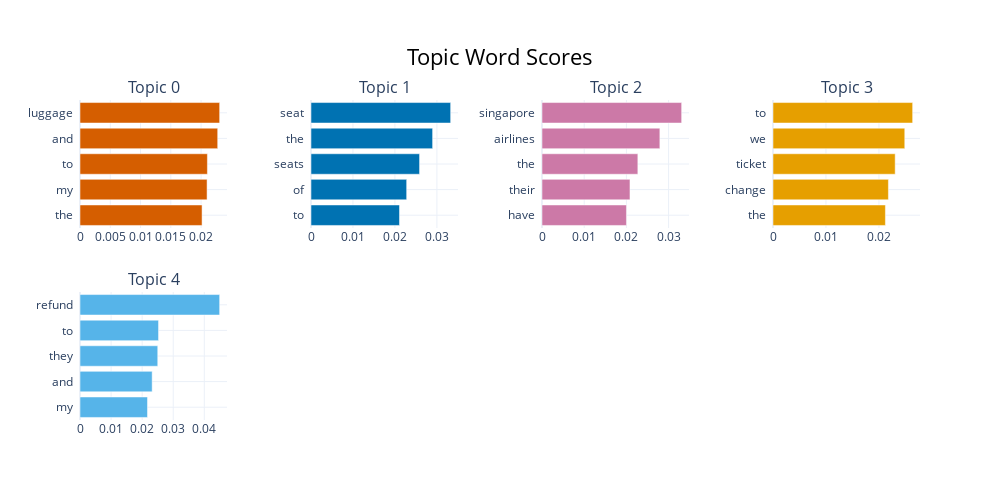
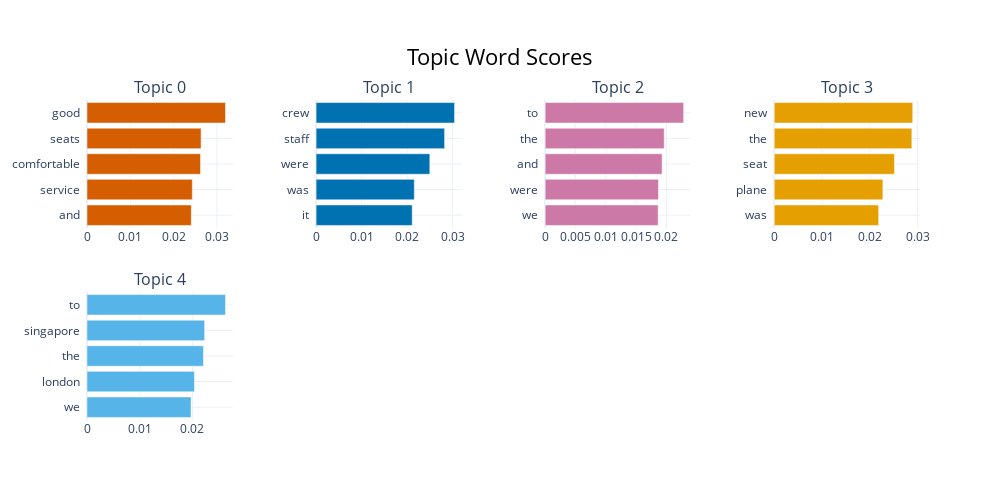

Write notebook code for charts like these, in order.
### Markdown cell above
# Visualization

### Code cell
# Visualize low-rated topics
topic_model_low.visualize_barchart(top_n_topics=5).show()

# Visualize high-rated topics
topic_model_high.visualize_barchart(top_n_topics=5).show()

### Figure 1 — Plotly figure (JSON) as saved in the notebook; plotly's stock layout.template omitted (floating-point values rounded to 4 significant figures)
{"data": [{"marker": {"color": "#D55E00"}, "orientation": "h", "type": "bar", "x": [0.02017, 0.02099, 0.02105, 0.02275, 0.02307], "xaxis": "x", "y": ["the  ", "my  ", "to  ", "and  ", "luggage  "], "yaxis": "y"}, {"marker": {"color": "#0072B2"}, "orientation": "h", "type": "bar", "x": [0.02109, 0.0228, 0.02587, 0.02898, 0.03328], "xaxis": "x2", "y": ["to  ", "of  ", "seats  ", "the  ", "seat  "], "yaxis": "y2"}, {"marker": {"color": "#CC79A7"}, "orientation": "h", "type": "bar", "x": [0.02002, 0.02085, 0.02272, 0.02793, 0.0331], "xaxis": "x3", "y": ["have  ", "their  ", "the  ", "airlines  ", "singapore  "], "yaxis": "y3"}, {"marker": {"color": "#E69F00"}, "orientation": "h", "type": "bar", "x": [0.02122, 0.02178, 0.02306, 0.02487, 0.02636], "xaxis": "x4", "y": ["the  ", "change  ", "ticket  ", "we  ", "to  "], "yaxis": "y4"}, {"marker": {"color": "#56B4E9"}, "orientation": "h", "type": "bar", "x": [0.02172, 0.02322, 0.02502, 0.02527, 0.04494], "xaxis": "x5", "y": ["my  ", "and  ", "they  ", "to  ", "refund  "], "yaxis": "y5"}], "layout": {"annotations": [{"font": {"size": 16}, "showarrow": false, "text": "Topic 0", "x": 0.0875, "xanchor": "center", "xref": "paper", "y": 1, "yanchor": "bottom", "yref": "paper"}, {"font": {"size": 16}, "showarrow": false, "text": "Topic 1", "x": 0.3625, "xanchor": "center", "xref": "paper", "y": 1, "yanchor": "bottom", "yref": "paper"}, {"font": {"size": 16}, "showarrow": false, "text": "Topic 2", "x": 0.6375, "xanchor": "center", "xref": "paper", "y": 1, "yanchor": "bottom", "yref": "paper"}, {"font": {"size": 16}, "showarrow": false, "text": "Topic 3", "x": 0.9125, "xanchor": "center", "xref": "paper", "y": 1, "yanchor": "bottom", "yref": "paper"}, {"font": {"size": 16}, "showarrow": false, "text": "Topic 4", "x": 0.0875, "xanchor": "center", "xref": "paper", "y": 0.4, "yanchor": "bottom", "yref": "paper"}], "height": 500, "hoverlabel": {"bgcolor": "white", "font": {"family": "Rockwell", "size": 16}}, "showlegend": false, "title": {"font": {"color": "Black", "size": 22}, "text": "Topic Word Scores", "x": 0.5, "xanchor": "center", "yanchor": "top"}, "width": 1000, "xaxis": {"anchor": "y", "domain": [0, 0.175], "showgrid": true}, "xaxis2": {"anchor": "y2", "domain": [0.275, 0.45], "showgrid": true}, "xaxis3": {"anchor": "y3", "domain": [0.55, 0.725], "showgrid": true}, "xaxis4": {"anchor": "y4", "domain": [0.825, 1], "showgrid": true}, "xaxis5": {"anchor": "y5", "domain": [0, 0.175], "showgrid": true}, "xaxis6": {"anchor": "y6", "domain": [0.275, 0.45], "showgrid": true}, "xaxis7": {"anchor": "y7", "domain": [0.55, 0.725], "showgrid": true}, "xaxis8": {"anchor": "y8", "domain": [0.825, 1], "showgrid": true}, "yaxis": {"anchor": "x", "domain": [0.6, 1], "showgrid": true}, "yaxis2": {"anchor": "x2", "domain": [0.6, 1], "showgrid": true}, "yaxis3": {"anchor": "x3", "domain": [0.6, 1], "showgrid": true}, "yaxis4": {"anchor": "x4", "domain": [0.6, 1], "showgrid": true}, "yaxis5": {"anchor": "x5", "domain": [0, 0.4], "showgrid": true}, "yaxis6": {"anchor": "x6", "domain": [0, 0.4], "showgrid": true}, "yaxis7": {"anchor": "x7", "domain": [0, 0.4], "showgrid": true}, "yaxis8": {"anchor": "x8", "domain": [0, 0.4], "showgrid": true}}}

### Figure 2 — Plotly figure (JSON) as saved in the notebook; plotly's stock layout.template omitted (floating-point values rounded to 4 significant figures)
{"data": [{"marker": {"color": "#D55E00"}, "orientation": "h", "type": "bar", "x": [0.02407, 0.02431, 0.0262, 0.02633, 0.03197], "xaxis": "x", "y": ["and  ", "service  ", "comfortable  ", "seats  ", "good  "], "yaxis": "y"}, {"marker": {"color": "#0072B2"}, "orientation": "h", "type": "bar", "x": [0.02113, 0.02159, 0.02499, 0.02824, 0.03043], "xaxis": "x2", "y": ["it  ", "was  ", "were  ", "staff  ", "crew  "], "yaxis": "y2"}, {"marker": {"color": "#CC79A7"}, "orientation": "h", "type": "bar", "x": [0.01863, 0.01868, 0.01928, 0.01963, 0.02283], "xaxis": "x3", "y": ["we  ", "were  ", "and  ", "the  ", "to  "], "yaxis": "y3"}, {"marker": {"color": "#E69F00"}, "orientation": "h", "type": "bar", "x": [0.02182, 0.02271, 0.02514, 0.02877, 0.02895], "xaxis": "x4", "y": ["was  ", "plane  ", "seat  ", "the  ", "new  "], "yaxis": "y4"}, {"marker": {"color": "#56B4E9"}, "orientation": "h", "type": "bar", "x": [0.01974, 0.02038, 0.02209, 0.02232, 0.02627], "xaxis": "x5", "y": ["we  ", "london  ", "the  ", "singapore  ", "to  "], "yaxis": "y5"}], "layout": {"annotations": [{"font": {"size": 16}, "showarrow": false, "text": "Topic 0", "x": 0.0875, "xanchor": "center", "xref": "paper", "y": 1, "yanchor": "bottom", "yref": "paper"}, {"font": {"size": 16}, "showarrow": false, "text": "Topic 1", "x": 0.3625, "xanchor": "center", "xref": "paper", "y": 1, "yanchor": "bottom", "yref": "paper"}, {"font": {"size": 16}, "showarrow": false, "text": "Topic 2", "x": 0.6375, "xanchor": "center", "xref": "paper", "y": 1, "yanchor": "bottom", "yref": "paper"}, {"font": {"size": 16}, "showarrow": false, "text": "Topic 3", "x": 0.9125, "xanchor": "center", "xref": "paper", "y": 1, "yanchor": "bottom", "yref": "paper"}, {"font": {"size": 16}, "showarrow": false, "text": "Topic 4", "x": 0.0875, "xanchor": "center", "xref": "paper", "y": 0.4, "yanchor": "bottom", "yref": "paper"}], "height": 500, "hoverlabel": {"bgcolor": "white", "font": {"family": "Rockwell", "size": 16}}, "showlegend": false, "title": {"font": {"color": "Black", "size": 22}, "text": "Topic Word Scores", "x": 0.5, "xanchor": "center", "yanchor": "top"}, "width": 1000, "xaxis": {"anchor": "y", "domain": [0, 0.175], "showgrid": true}, "xaxis2": {"anchor": "y2", "domain": [0.275, 0.45], "showgrid": true}, "xaxis3": {"anchor": "y3", "domain": [0.55, 0.725], "showgrid": true}, "xaxis4": {"anchor": "y4", "domain": [0.825, 1], "showgrid": true}, "xaxis5": {"anchor": "y5", "domain": [0, 0.175], "showgrid": true}, "xaxis6": {"anchor": "y6", "domain": [0.275, 0.45], "showgrid": true}, "xaxis7": {"anchor": "y7", "domain": [0.55, 0.725], "showgrid": true}, "xaxis8": {"anchor": "y8", "domain": [0.825, 1], "showgrid": true}, "yaxis": {"anchor": "x", "domain": [0.6, 1], "showgrid": true}, "yaxis2": {"anchor": "x2", "domain": [0.6, 1], "showgrid": true}, "yaxis3": {"anchor": "x3", "domain": [0.6, 1], "showgrid": true}, "yaxis4": {"anchor": "x4", "domain": [0.6, 1], "showgrid": true}, "yaxis5": {"anchor": "x5", "domain": [0, 0.4], "showgrid": true}, "yaxis6": {"anchor": "x6", "domain": [0, 0.4], "showgrid": true}, "yaxis7": {"anchor": "x7", "domain": [0, 0.4], "showgrid": true}, "yaxis8": {"anchor": "x8", "domain": [0, 0.4], "showgrid": true}}}
